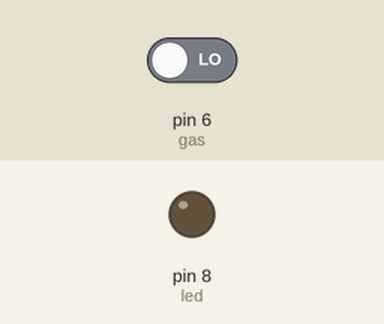
Bench run of a sketch on a simulated Arduino Uno, built with avr-gcc and run on an emulated ATmega328P. Parts: output pins drawn as LEDs (lit = HIGH). The inputs (shaded band) are chosen by the test bench; at power-on: pin 6 (gas) LOW.

Above: at 1.2 s.
1.3 s: pin 6 (gas) driven HIGH
At 2.5 s:
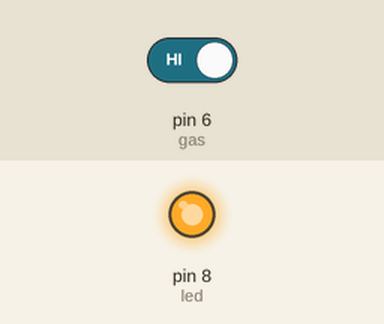
2.8 s: pin 6 (gas) driven LOW
At 3.6 s:
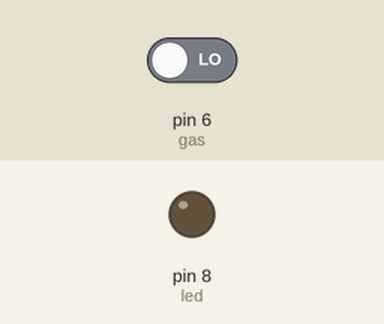
Timing chart, 0 to 5.8 s (numbered marks = the images above; inputs shaded):
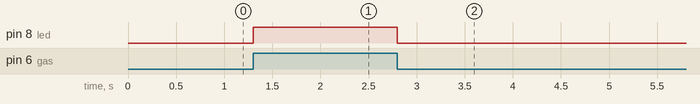

Measured:
- after the input at 1.3 s, pin 8 (led): LOW → HIGH at once
- after the input at 2.8 s, pin 8 (led): HIGH → LOW at once

The sketch:

Khi_Ga.ino
```cpp
#include <Wire.h>
int gas = 6;
int led = 8;
void setup() {
  pinMode(gas, INPUT);
  pinMode(led, OUTPUT);
}
void loop() {
  if (digitalRead(gas) == HIGH)
  {
    digitalWrite(led, HIGH);
  }
  else
  {
    digitalWrite(led, LOW);
  }
}
```
